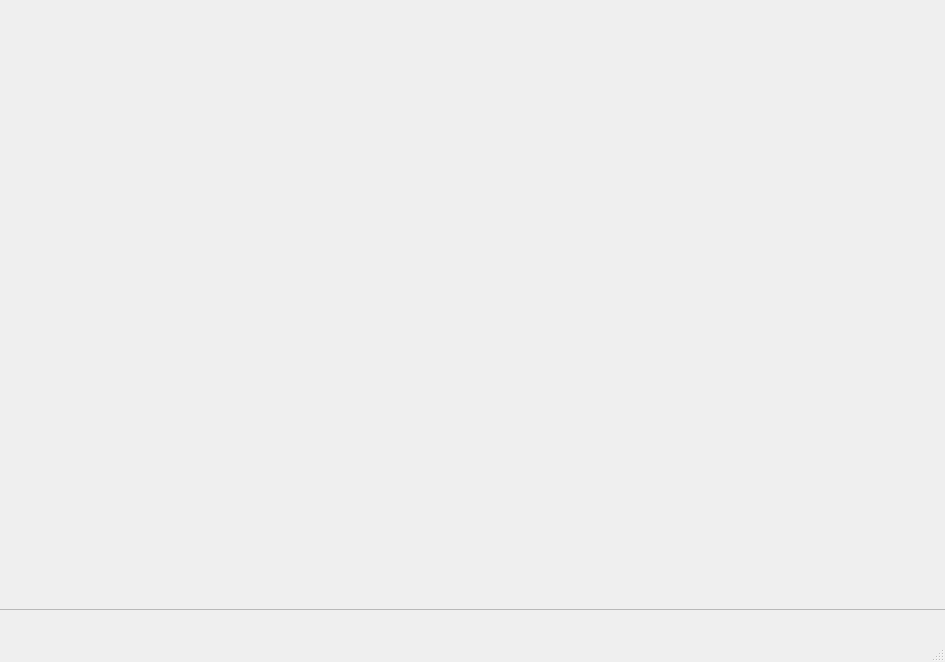
<?xml version="1.0" encoding="UTF-8"?>
<ui version="4.0">
 <class>AdminLoginDialog</class>
 <widget class="QMainWindow" name="AdminLoginDialog">
  <property name="geometry">
   <rect>
    <x>0</x>
    <y>0</y>
    <width>945</width>
    <height>662</height>
   </rect>
  </property>
  <property name="windowTitle">
   <string>MainWindow</string>
  </property>
  <widget class="QWidget" name="centralwidget">
   <widget class="QFrame" name="frame">
    <property name="geometry">
     <rect>
      <x>-1</x>
      <y>-11</y>
      <width>951</width>
      <height>621</height>
     </rect>
    </property>
    <property name="frameShape">
     <enum>QFrame::StyledPanel</enum>
    </property>
    <property name="frameShadow">
     <enum>QFrame::Raised</enum>
    </property>
   </widget>
  </widget>
  <widget class="QMenuBar" name="menubar">
   <property name="geometry">
    <rect>
     <x>0</x>
     <y>0</y>
     <width>945</width>
     <height>22</height>
    </rect>
   </property>
  </widget>
  <widget class="QStatusBar" name="statusbar"/>
 </widget>
 <resources/>
 <connections/>
</ui>
